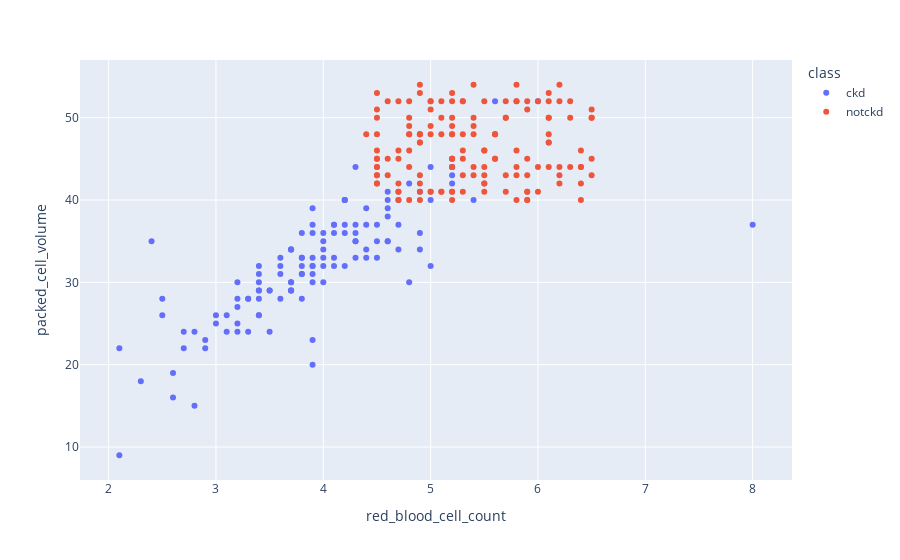

The cell this chart's notebook holds for it:
### Code cell
scatters('red_blood_cell_count', 'packed_cell_volume')

### Figure 1 — Plotly figure (JSON) as saved in the notebook; plotly's stock layout.template omitted (floating-point values rounded to 4 significant figures; data arrays with more than 128 entries replaced by an {"elided": "..."} marker saying what was removed)
{"data": [{"hovertemplate": "class=ckd<br>red_blood_cell_count=%{x}<br>packed_cell_volume=%{y}<extra></extra>", "legendgroup": "ckd", "marker": {"color": "#636efa", "symbol": "circle"}, "mode": "markers", "name": "ckd", "orientation": "v", "showlegend": true, "type": "scatter", "x": {"elided": "250 float values"}, "xaxis": "x", "y": {"elided": "250 int values"}, "yaxis": "y"}, {"hovertemplate": "class=notckd<br>red_blood_cell_count=%{x}<br>packed_cell_volume=%{y}<extra></extra>", "legendgroup": "notckd", "marker": {"color": "#EF553B", "symbol": "circle"}, "mode": "markers", "name": "notckd", "orientation": "v", "showlegend": true, "type": "scatter", "x": {"elided": "150 float values"}, "xaxis": "x", "y": {"elided": "150 int values"}, "yaxis": "y"}], "layout": {"legend": {"title": {"text": "class"}, "tracegroupgap": 0}, "margin": {"t": 60}, "xaxis": {"anchor": "y", "domain": [0, 1], "title": {"text": "red_blood_cell_count"}}, "yaxis": {"anchor": "x", "domain": [0, 1], "title": {"text": "packed_cell_volume"}}}}
